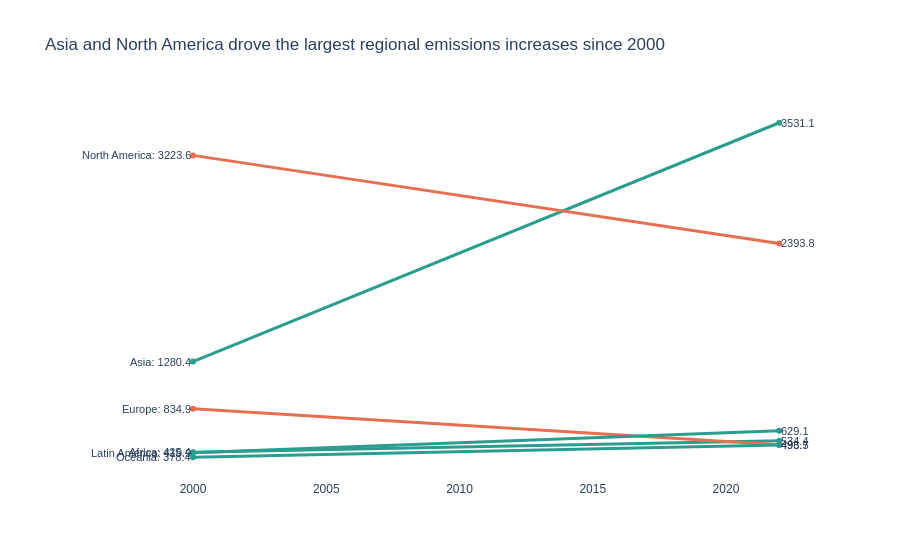

The cell this chart's notebook holds for it:
### Code cell
# Task 2 — Slopegraph: regional averages

region_avg = df.groupby(['Region', 'Year'])['CO2_Mt'].mean().reset_index()
slope = region_avg[region_avg['Year'].isin([2000, 2022])]

regions = slope['Region'].unique()

fig = go.Figure()

for region in regions:
    region_data = slope[slope['Region'] == region].sort_values('Year')
    
    y_2000 = region_data[region_data['Year'] == 2000]['CO2_Mt'].values[0]
    y_2022 = region_data[region_data['Year'] == 2022]['CO2_Mt'].values[0]
    
    color = "#2A9D8F" if y_2022 > y_2000 else "#E76F51"
    
    fig.add_trace(go.Scatter(
        x=[2000, 2022],
        y=[y_2000, y_2022],
        mode='lines+markers',
        line=dict(color=color, width=3),
        showlegend=False
    ))
    
    # Left label (2000)
    fig.add_annotation(
        x=2000,
        y=y_2000,
        text=f"{region}: {y_2000:.1f}",
        showarrow=False,
        xanchor='right',
        font=dict(size=11)
    )
    
    # Right label (2022)
    fig.add_annotation(
        x=2022,
        y=y_2022,
        text=f"{y_2022:.1f}",
        showarrow=False,
        xanchor='left',
        font=dict(size=11)
    )

fig.update_layout(
    title="Asia and North America drove the largest regional emissions increases since 2000",
    template="plotly_white",
    plot_bgcolor="white",
    paper_bgcolor="white",
    font=dict(family="Arial"),
    showlegend=False
)

fig.update_yaxes(showticklabels=False, showgrid=False)
fig.update_xaxes(showgrid=False)

fig.show()

### Figure 1 — Plotly figure (JSON) as saved in the notebook; plotly's stock layout.template omitted (floating-point values rounded to 4 significant figures)
{"data": [{"line": {"color": "#2A9D8F", "width": 3}, "mode": "lines+markers", "showlegend": false, "type": "scatter", "x": [2000, 2022], "y": [425.4, 534.4]}, {"line": {"color": "#2A9D8F", "width": 3}, "mode": "lines+markers", "showlegend": false, "type": "scatter", "x": [2000, 2022], "y": [1280.0, 3531.0]}, {"line": {"color": "#E76F51", "width": 3}, "mode": "lines+markers", "showlegend": false, "type": "scatter", "x": [2000, 2022], "y": [834.9, 496.5]}, {"line": {"color": "#2A9D8F", "width": 3}, "mode": "lines+markers", "showlegend": false, "type": "scatter", "x": [2000, 2022], "y": [419.9, 629.1]}, {"line": {"color": "#E76F51", "width": 3}, "mode": "lines+markers", "showlegend": false, "type": "scatter", "x": [2000, 2022], "y": [3224.0, 2394.0]}, {"line": {"color": "#2A9D8F", "width": 3}, "mode": "lines+markers", "showlegend": false, "type": "scatter", "x": [2000, 2022], "y": [378.4, 493.7]}], "layout": {"annotations": [{"font": {"size": 11}, "showarrow": false, "text": "Africa: 425.4", "x": 2000, "xanchor": "right", "y": 425.4}, {"font": {"size": 11}, "showarrow": false, "text": "534.4", "x": 2022, "xanchor": "left", "y": 534.4}, {"font": {"size": 11}, "showarrow": false, "text": "Asia: 1280.4", "x": 2000, "xanchor": "right", "y": 1280.0}, {"font": {"size": 11}, "showarrow": false, "text": "3531.1", "x": 2022, "xanchor": "left", "y": 3531.0}, {"font": {"size": 11}, "showarrow": false, "text": "Europe: 834.9", "x": 2000, "xanchor": "right", "y": 834.9}, {"font": {"size": 11}, "showarrow": false, "text": "496.5", "x": 2022, "xanchor": "left", "y": 496.5}, {"font": {"size": 11}, "showarrow": false, "text": "Latin America: 419.9", "x": 2000, "xanchor": "right", "y": 419.9}, {"font": {"size": 11}, "showarrow": false, "text": "629.1", "x": 2022, "xanchor": "left", "y": 629.1}, {"font": {"size": 11}, "showarrow": false, "text": "North America: 3223.6", "x": 2000, "xanchor": "right", "y": 3224.0}, {"font": {"size": 11}, "showarrow": false, "text": "2393.8", "x": 2022, "xanchor": "left", "y": 2394.0}, {"font": {"size": 11}, "showarrow": false, "text": "Oceania: 378.4", "x": 2000, "xanchor": "right", "y": 378.4}, {"font": {"size": 11}, "showarrow": false, "text": "493.7", "x": 2022, "xanchor": "left", "y": 493.7}], "font": {"family": "Arial"}, "paper_bgcolor": "white", "plot_bgcolor": "white", "showlegend": false, "title": {"text": "Asia and North America drove the largest regional emissions increases since 2000"}, "xaxis": {"showgrid": false}, "yaxis": {"showgrid": false, "showticklabels": false}}}
